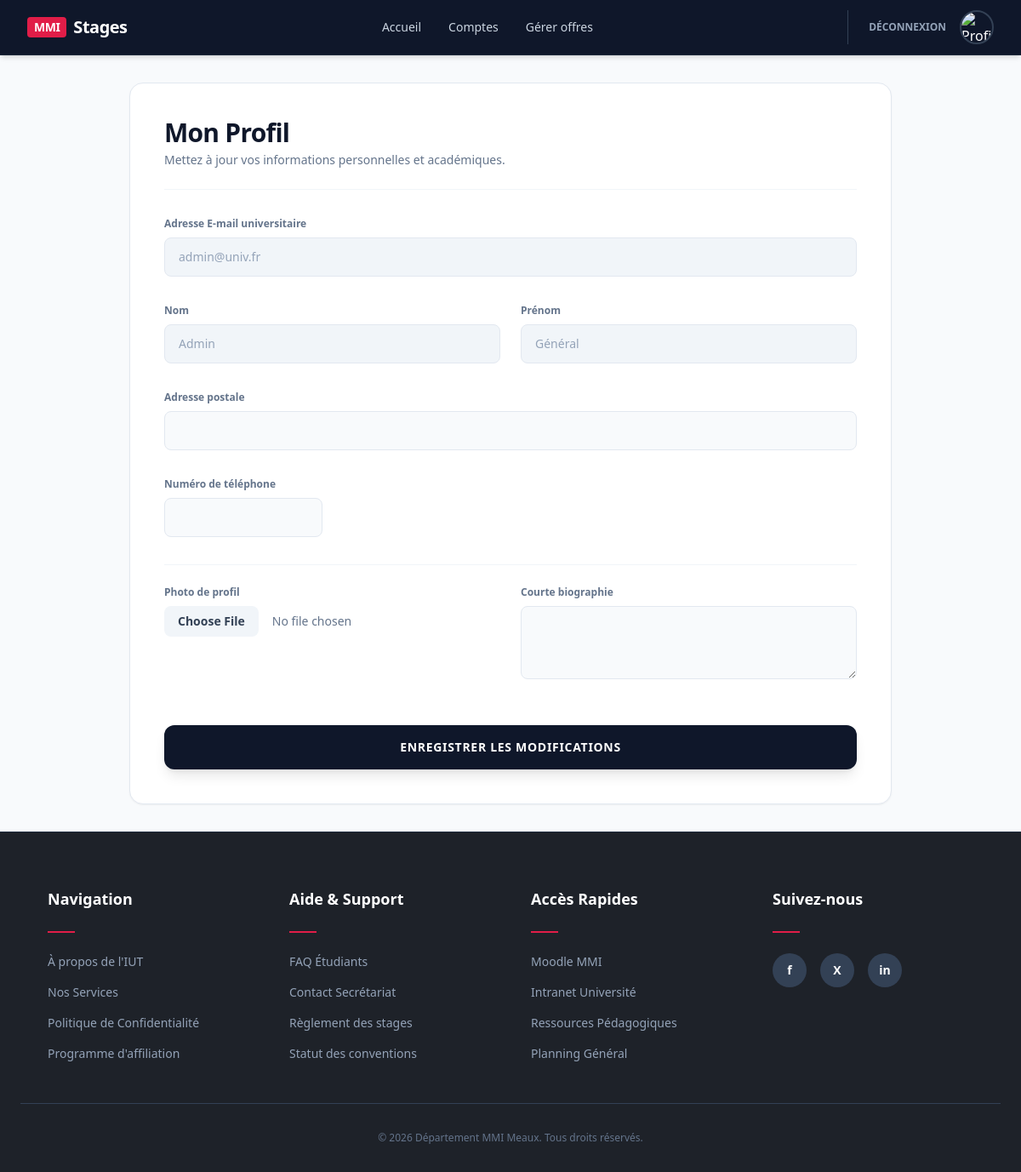
/pages/profil.php?status=demande_ok (signed in), run on the app's committed database.
### tables this page shows
CREATE TABLE Enseignant (
    id_enseignant INT AUTO_INCREMENT PRIMARY KEY,
    nom VARCHAR(100) NOT NULL,
    prenom VARCHAR(100) NOT NULL,
    email VARCHAR(150) NOT NULL UNIQUE,
    mot_de_passe VARCHAR(255) NOT NULL,
    role VARCHAR(255) NOT NULL DEFAULT 'Enseignant',
    statut_compte ENUM('en_attente', 'valide') DEFAULT 'en_attente',
    etablissement VARCHAR(150) DEFAULT NULL,
    numero_telephone VARCHAR(20) DEFAULT NULL,
    adresse_postale TEXT DEFAULT NULL,
    bio TEXT DEFAULT NULL,
    photo_profil VARCHAR(255) DEFAULT 'default.png',
    politique_acceptee TINYINT(1) DEFAULT 0
);

### pages/profil.php (the view, shortened to what this page needs)
<?php
require_once '../config/database.php';
$id_user = $_SESSION['user_id'];
$type_compte = $_SESSION['type_compte'];
if ($type_compte === 'etudiant') {
    $stmt = $pdo->prepare("SELECT * FROM Etudiant WHERE id_etudiant = :id");
    $stmt->execute(['id' => $id_user]);
    $u = $stmt->fetch();
} else {
    $stmt = $pdo->prepare("SELECT * FROM Enseignant WHERE id_enseignant = :id");
    $stmt->execute(['id' => $id_user]);
    $u = $stmt->fetch();
}
?>
<!DOCTYPE html>
<html lang="fr">
<head>
    <script src="https://cdn.tailwindcss.com"></script>
</head>
<body class="bg-slate-50 text-slate-800 min-h-screen flex flex-col">
    <?php include '../includes/navbar.php'; ?>
    <main class="flex-grow p-8">
        <div class="max-w-4xl mx-auto bg-white p-10 rounded-2xl border border-slate-200 shadow-sm">
            <div class="flex items-end justify-between mb-8 border-b border-slate-100 pb-6">
                <div>
                    <h1 class="text-3xl font-black text-slate-900 tracking-tight">Mon Profil</h1>
                    <p class="text-sm text-slate-500 mt-1">Mettez à jour vos informations personnelles et académiques.</p>
                </div>
            </div>
            <form action="../actions/edit_profil_action.php" method="POST" enctype="multipart/form-data" class="space-y-8">
                <div class="grid grid-cols-1 md:grid-cols-2 gap-6">
                    <div class="<?= $type_compte !== 'etudiant' ? 'col-span-2' : '' ?>">
                        <label class="block text-xs font-bold text-slate-500 mb-2">Adresse E-mail universitaire</label>
                        <input type="email" value="<?= htmlspecialchars($u['email']) ?>" readonly class="w-full bg-slate-100 border border-slate-200 rounded-lg px-4 py-3 text-sm text-slate-400 cursor-not-allowed">
                    </div>
                </div>
                <div class="grid grid-cols-1 md:grid-cols-2 gap-6">
                    <div>
                        <label class="block text-xs font-bold text-slate-500 mb-2">Nom</label>
                        <input type="text" value="<?= htmlspecialchars($u['nom']) ?>" readonly class="w-full bg-slate-100 border border-slate-200 rounded-lg px-4 py-3 text-sm text-slate-400 cursor-not-allowed">
                    </div>
                    <div>
                        <label class="block text-xs font-bold text-slate-500 mb-2">Prénom</label>
                        <input type="text" value="<?= htmlspecialchars($u['prenom']) ?>" readonly class="w-full bg-slate-100 border border-slate-200 rounded-lg px-4 py-3 text-sm text-slate-400 cursor-not-allowed">
                    </div>
                </div>
                <div>
                    <label class="block text-xs font-bold text-slate-500 mb-2">Adresse postale</label>
                    <input type="text" name="adresse_postale" value="<?= htmlspecialchars($u['adresse_postale'] ?? '') ?>" class="w-full bg-slate-50 border border-slate-200 rounded-lg px-4 py-3 text-sm focus:outline-none focus:border-rose-400">
                </div>
                <div class="grid grid-cols-1 md:grid-cols-4 gap-6">
                    <div class="md:col-span-1">
                        <label class="block text-xs font-bold text-slate-500 mb-2">Numéro de téléphone</label>
                        <input type="text" name="numero_telephone" value="<?= htmlspecialchars($u['numero_telephone'] ?? '') ?>" class="w-full bg-slate-50 border border-slate-200 rounded-lg px-4 py-3 text-sm focus:outline-none focus:border-rose-400">
                    </div>
                </div>
                <div class="grid grid-cols-1 md:grid-cols-2 gap-6 pt-6 border-t border-slate-100">
                    <div>
                        <label class="block text-xs font-bold text-slate-500 mb-2">Photo de profil</label>
                        <input type="file" name="photo" accept="image/png, image/jpeg" class="w-full text-sm text-slate-500 file:mr-4 file:py-2 file:px-4 file:rounded-lg file:border-0 file:text-sm file:font-semibold file:bg-slate-100 file:text-slate-700 hover:file:bg-slate-200">
                    </div>
                    <div>
                        <label class="block text-xs font-bold text-slate-500 mb-2">Courte biographie</label>
                        <textarea name="bio" rows="3" class="w-full bg-slate-50 border border-slate-200 rounded-lg px-4 py-3 text-sm focus:outline-none focus:border-rose-400"><?= htmlspecialchars($u['bio'] ?? '') ?></textarea>
                    </div>
                </div>
                <div class="pt-4">
                    <button type="submit" class="w-full bg-slate-900 text-white font-bold py-4 rounded-xl text-sm uppercase tracking-wider hover:bg-slate-800 transition-colors shadow-lg">Enregistrer les modifications</button>
                </div>
            </form>
        </div>
    </main>
    <?php include '../includes/footer.php'; ?>
</body>
</html>

### data on the page
enseignant: email "admin@univ.fr", nom "Admin", prenom "Général"
